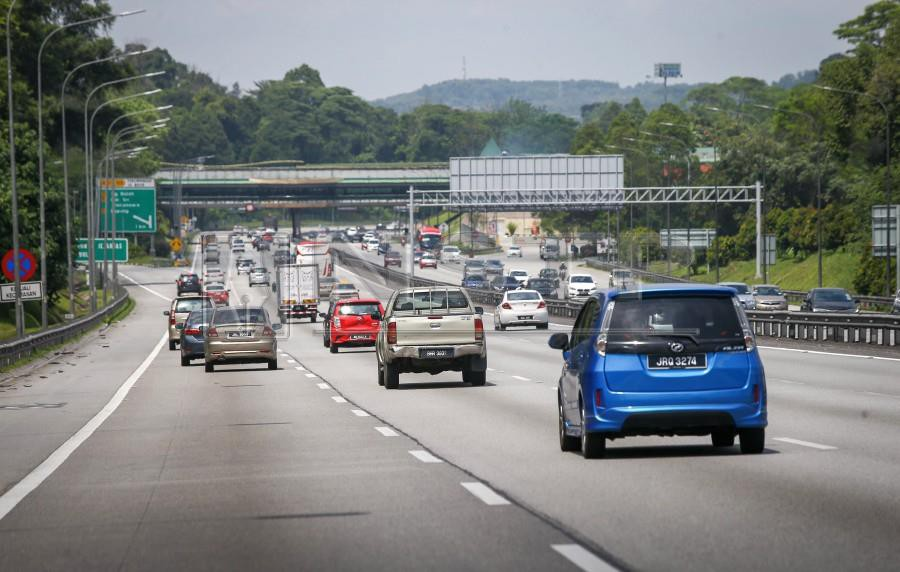
#> input picture Computer_Vision_(Module_6)/Day_7_ Template_matching_corners_and_Haar_cascades/img/cars3.jpg, 900 x 572 px
$ jupyter execute 'Mini projects.ipynb'   (shell and % lines are left out)   (text cells are left out)
#> lines starting #> are read from the running program, lines starting #| are printed output that depends on the picture; after the words box and inside, x2 and y2 are one past the last pixel; in counts of white or black regions, pixels touching at a corner belong together; pictures that were not available may be replaced by others from this repository, and a replacement may not be noted
[cell 1]
import cv2
import numpy as np
import matplotlib.pyplot as plt
import os

[cell 2]
image = cv2.imread('img/cars3.jpg')
#> image is the input picture: shape (572, 900, 3); mean B, G, R 124.7, 125.9, 122.5
image_copy = image.copy()
image_copy = cv2.cvtColor(image_copy,cv2.COLOR_BGR2RGB)


image_gray = cv2.Canny(image_copy,30,150)
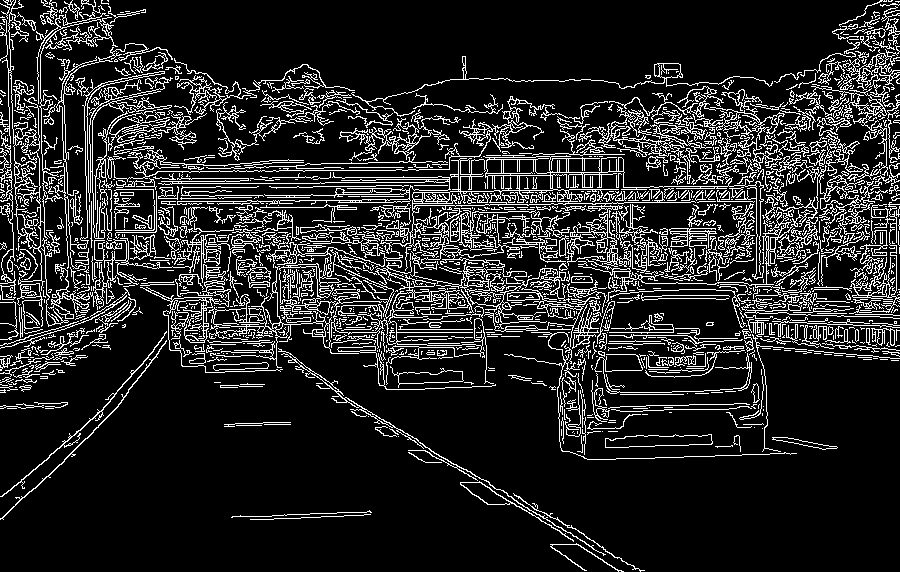
#> image_gray: shape (572, 900); 14.7% white in thin lines or dots

image_gray = cv2.cvtColor(image_copy,cv2.COLOR_RGB2GRAY)
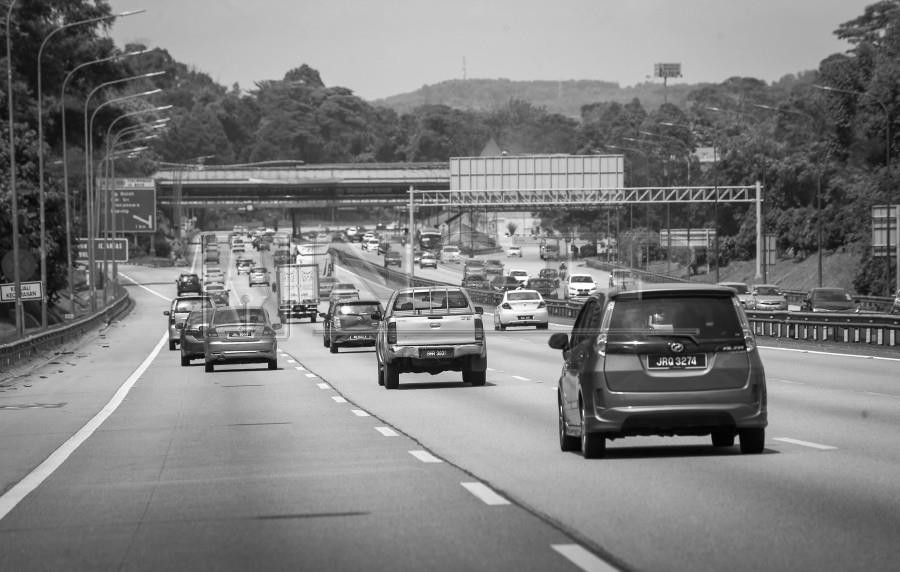
#> image_gray: shape (572, 900); min 0, max 255, mean 124.7

car_cascade = cv2.CascadeClassifier("Haarcascades/haarcascade_car.xml")
car_cascade = cv2.CascadeClassifier("Haarcascades/car.xml")


car_rect = car_cascade.detectMultiScale(image_gray,scaleFactor = 1.09, minNeighbors = 5)
#> car_rect = [[486, 279, 72, 72], [174, 280, 129, 129], [346, 261, 174, 174], [533, 249, 280, 280]]
# If no faces detected print("No faces found")
if len(car_rect)==0:
    print("No faces found")
else:
# Otherwise draw a rectangle on each face that has been detected
    for (x, y, w, h) in car_rect:
        cv2.rectangle(image_copy, (x, y),
                      (x + w, y + h), (0, 255, 0), 2)
        cv2.putText(image_copy, 'Car Detected', (x,y), cv2.FONT_HERSHEY_SIMPLEX,
                   0.5, (0,255,0), 2, cv2.LINE_AA)
#> this loop made 4 passes
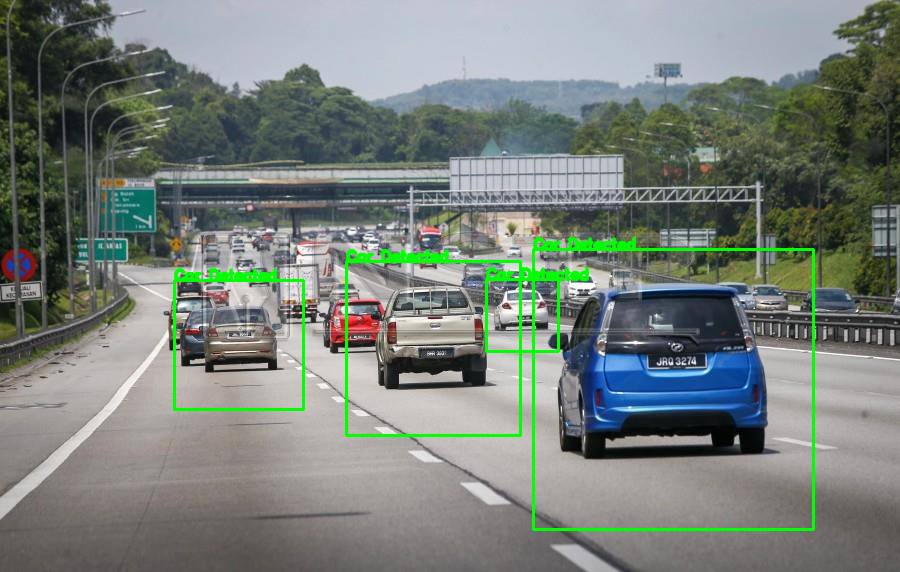
#> image_copy: shape (572, 900, 3); mean R, G, B 119.4, 128, 121.6
plt.figure(figsize=(25,40))
plt.imshow(image_copy)

[cell 3]
# Repeat the process above with your own images
window_name = "filter"
#directory = "/home/umut/Documents/GitHub/Strive_School/Computer_Vision_(Module_6)/Day_7_ Template_matching_corners_and_Haar_cascades/mine_cars"
#os.chdir(directory)


cap = cv2.VideoCapture("videos/cars.mp4")
key = 0
cv2.namedWindow(window_name,cv2.WINDOW_AUTOSIZE)

car_cascade = cv2.CascadeClassifier("Haarcascades/car.xml")

while (True):
    ret, frame = cap.read()
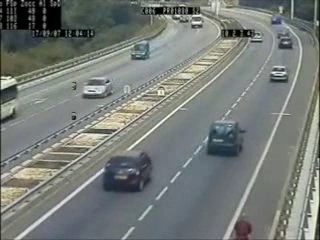
#> input picture frame 75 of Computer_Vision_(Module_6)/Day_7_ Template_matching_corners_and_Haar_cascades/videos/video.avi, 320 x 240 px, given in place of cars.mp4, which was not available
#> frame is the input picture: shape (240, 320, 3); mean B, G, R 120, 123.9, 118.8
    gray_frame = cv2.cvtColor(frame,cv2.COLOR_BGR2GRAY)


    car_rect = car_cascade.detectMultiScale(gray_frame)
#> car_rect = [[257, 55, 40, 40], [74, 74, 36, 36], [115, 29, 44, 44], [95, 151, 58, 58], [191, 110, 66, 66]]


    # If no faces detected print("No faces found")
    if len(car_rect)==0:
        cv2.putText(frame, 'No Car Detected', (50,50), cv2.FONT_HERSHEY_SIMPLEX,
                   0.5, (0,0,255), 2, cv2.LINE_AA)
    else:
    # Otherwise draw a rectangle on each face that has been detected
        for (x, y, w, h) in car_rect:
            cv2.rectangle(frame, (x, y),
                        (x + w, y + h), (0, 255, 0), 2)
            cv2.putText(frame, 'Car Detected', (x,y), cv2.FONT_HERSHEY_SIMPLEX,
                   0.5, (0,255,0), 2, cv2.LINE_AA)

            file_name = str(x)+str(y)+"image.jpg"
#> this loop made 5 passes
#> (x, y, w, h, file_name) on passes 1 to 5: (257, 55, 40, 40, '25755image.jpg'), (74, 74, 36, 36, '7474image.jpg'), (115, 29, 44, 44, '11529image.jpg'), (95, 151, 58, 58, '95151image.jpg'), (191, 110, 66, 66, '191110image.jpg')
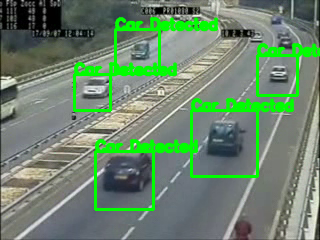
#> frame: shape (240, 320, 3); 9.63% of pixels changed, all inside (x1, y1, x2, y2) = (73, 17, 320, 211)
            #cv2.imwrite(file_name, frame[y:y+h, x:x+w])

    cv2.imshow(window_name,frame)

    if key == 27:
        break

    key = cv2.waitKey(1)
#> (key Esc is pressed here)


cap.release()

cv2.destroyAllWindows()
cv2.waitKey(1)
#> Out = 27
